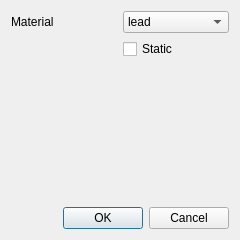
<?xml version="1.0" encoding="UTF-8"?>
<ui version="4.0">
 <class>PropertiesEditor</class>
 <widget class="QWidget" name="PropertiesEditor">
  <property name="geometry">
   <rect>
    <x>0</x>
    <y>0</y>
    <width>240</width>
    <height>240</height>
   </rect>
  </property>
  <property name="windowTitle">
   <string>Form</string>
  </property>
  <layout class="QGridLayout" name="gridLayout">
   <item row="0" column="0">
    <widget class="QLabel" name="label">
     <property name="text">
      <string>Material</string>
     </property>
     <property name="buddy">
      <cstring>materialSelector</cstring>
     </property>
    </widget>
   </item>
   <item row="0" column="1">
    <widget class="QComboBox" name="materialSelector">
     <item>
      <property name="text">
       <string>lead</string>
      </property>
     </item>
     <item>
      <property name="text">
       <string>steel</string>
      </property>
     </item>
     <item>
      <property name="text">
       <string>ice</string>
      </property>
     </item>
     <item>
      <property name="text">
       <string>wood</string>
      </property>
     </item>
     <item>
      <property name="text">
       <string>rubber</string>
      </property>
     </item>
     <item>
      <property name="text">
       <string>foam</string>
      </property>
     </item>
    </widget>
   </item>
   <item row="2" column="0" colspan="2">
    <spacer name="verticalSpacer">
     <property name="orientation">
      <enum>Qt::Vertical</enum>
     </property>
     <property name="sizeHint" stdset="0">
      <size>
       <width>20</width>
       <height>40</height>
      </size>
     </property>
    </spacer>
   </item>
   <item row="3" column="0" colspan="2">
    <widget class="QDialogButtonBox" name="buttonBox">
     <property name="standardButtons">
      <set>QDialogButtonBox::Cancel|QDialogButtonBox::Ok</set>
     </property>
    </widget>
   </item>
   <item row="1" column="1">
    <widget class="QCheckBox" name="static_material">
     <property name="text">
      <string>Static</string>
     </property>
    </widget>
   </item>
  </layout>
 </widget>
 <resources/>
 <connections/>
</ui>
